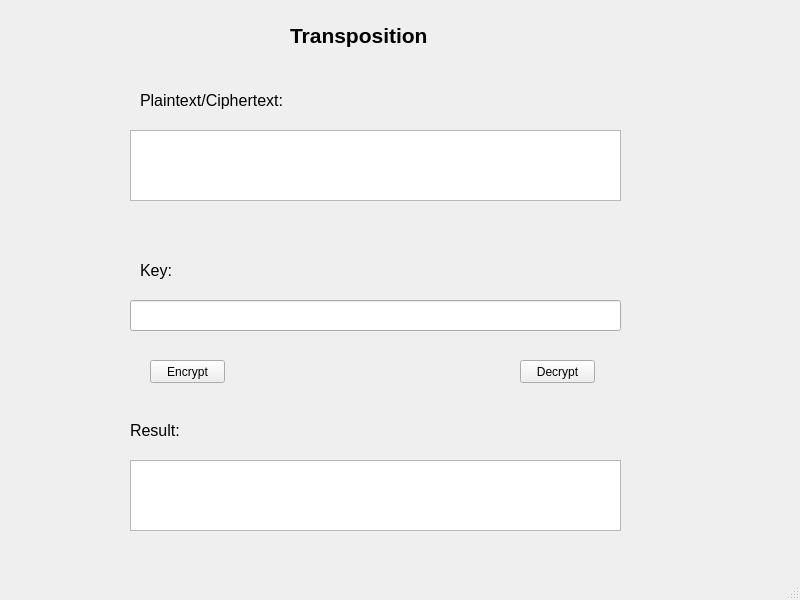
<?xml version="1.0" encoding="UTF-8"?>
<ui version="4.0">
 <class>MainWindow</class>
 <widget class="QMainWindow" name="MainWindow">
  <property name="geometry">
   <rect>
    <x>0</x>
    <y>0</y>
    <width>800</width>
    <height>600</height>
   </rect>
  </property>
  <property name="windowTitle">
   <string>MainWindow</string>
  </property>
  <widget class="QWidget" name="centralwidget">
   <widget class="QLabel" name="label">
    <property name="geometry">
     <rect>
      <x>290</x>
      <y>10</y>
      <width>161</width>
      <height>51</height>
     </rect>
    </property>
    <property name="font">
     <font>
      <pointsize>16</pointsize>
      <weight>75</weight>
      <bold>true</bold>
     </font>
    </property>
    <property name="text">
     <string>Transposition</string>
    </property>
   </widget>
   <widget class="QLabel" name="label_2">
    <property name="geometry">
     <rect>
      <x>140</x>
      <y>90</y>
      <width>151</width>
      <height>21</height>
     </rect>
    </property>
    <property name="font">
     <font>
      <pointsize>12</pointsize>
     </font>
    </property>
    <property name="text">
     <string>Plaintext/Ciphertext:</string>
    </property>
   </widget>
   <widget class="QTextEdit" name="txtInput">
    <property name="geometry">
     <rect>
      <x>130</x>
      <y>130</y>
      <width>491</width>
      <height>71</height>
     </rect>
    </property>
   </widget>
   <widget class="QLineEdit" name="txtKey">
    <property name="geometry">
     <rect>
      <x>130</x>
      <y>300</y>
      <width>491</width>
      <height>31</height>
     </rect>
    </property>
   </widget>
   <widget class="QPushButton" name="btnEncrypt">
    <property name="geometry">
     <rect>
      <x>150</x>
      <y>360</y>
      <width>75</width>
      <height>23</height>
     </rect>
    </property>
    <property name="text">
     <string>Encrypt</string>
    </property>
   </widget>
   <widget class="QPushButton" name="btnDecrypt">
    <property name="geometry">
     <rect>
      <x>520</x>
      <y>360</y>
      <width>75</width>
      <height>23</height>
     </rect>
    </property>
    <property name="text">
     <string>Decrypt</string>
    </property>
   </widget>
   <widget class="QLabel" name="label_3">
    <property name="geometry">
     <rect>
      <x>140</x>
      <y>260</y>
      <width>151</width>
      <height>21</height>
     </rect>
    </property>
    <property name="font">
     <font>
      <pointsize>12</pointsize>
     </font>
    </property>
    <property name="text">
     <string>Key:</string>
    </property>
   </widget>
   <widget class="QLabel" name="label_4">
    <property name="geometry">
     <rect>
      <x>130</x>
      <y>420</y>
      <width>151</width>
      <height>21</height>
     </rect>
    </property>
    <property name="font">
     <font>
      <pointsize>12</pointsize>
     </font>
    </property>
    <property name="text">
     <string>Result:</string>
    </property>
   </widget>
   <widget class="QTextEdit" name="txtOutput">
    <property name="geometry">
     <rect>
      <x>130</x>
      <y>460</y>
      <width>491</width>
      <height>71</height>
     </rect>
    </property>
   </widget>
  </widget>
  <widget class="QMenuBar" name="menubar">
   <property name="geometry">
    <rect>
     <x>0</x>
     <y>0</y>
     <width>800</width>
     <height>21</height>
    </rect>
   </property>
  </widget>
  <widget class="QStatusBar" name="statusbar"/>
 </widget>
 <resources/>
 <connections/>
</ui>
